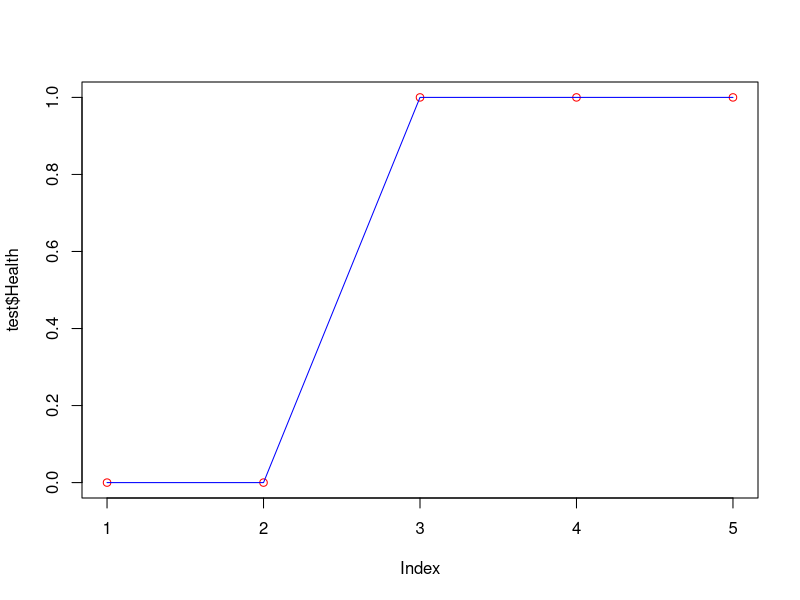

The R source for this figure:
data = read.csv("Kurtosis.csv")


summary(data)

k=10
acc= rep(NA,k)

for (i in 1:k)
  
{
  
  library(caTools)
  
  split = sample.split(data$Health , SplitRatio = 0.7)
  
  train = subset(data, split=="TRUE")
  test =  subset(data, split=="FALSE")
  
  
  model = glm(Health~. ,data=train, family="binomial")
  summary(model)
  
  prediction = predict(model, test , type="response")
  
  final_pred = ifelse(prediction>=0.5,1,0)
  
  table(Actual = test$Health, Predicted = final_pred)
  
  cnfmatrix = as.matrix(table(Actual = test$Health, Predicted = final_pred))
  
  diagterms = diag(cnfmatrix)
  totalterms = sum(cnfmatrix)
  
  Accuracy = sum(diagterms)/totalterms
  acc[i]=Accuracy
  
}

mean(acc)
plot(test$Health,type = "p",col="red")
lines(final_pred,type = "l",col="blue")
